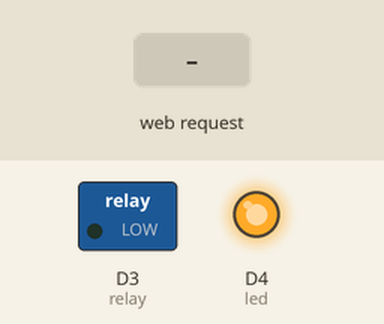
This sketch was run on a simulated ESP8266 (NodeMCU). Parts: switched loads named in the sketch (green lamp = pin HIGH), output pins drawn as LEDs (lit = HIGH). The test bench sets the inputs (shaded band). WiFi joins after 1.5 s; servers stay silent unless stated; what the sketch prints to the serial monitor is not drawn.

Above: at 2.7 s.
2.8 s: HTTP request GET / received
At 3.5 s:
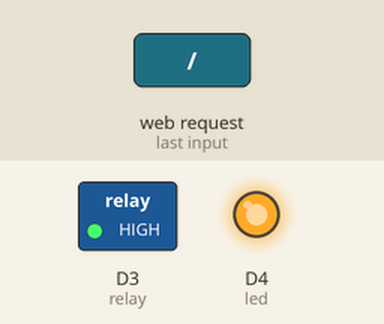
4.3 s: HTTP request GET /0 received
At 4.7 s:
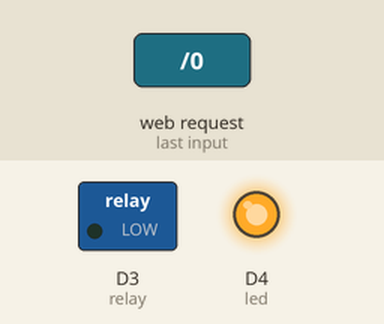
5.8 s: HTTP request GET /1 received
At 7.1 s:
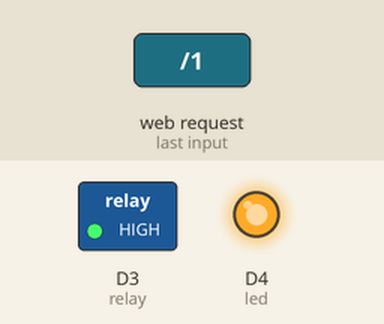
Timing chart, 0 to 8.8 s (numbered marks = the images above; inputs shaded):
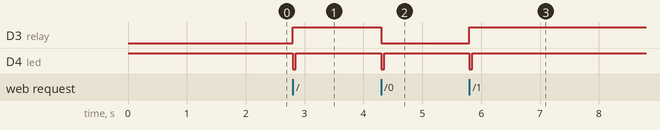

The sketch:

smart_switch.ino
```cpp
// from Arduino>Example>ESP8266WebServer>HelloServer
#include <ESP8266WiFi.h>
#include <WiFiClient.h>
#include <ESP8266WebServer.h>
#include <ESP8266mDNS.h>

const char* ssid = "your_ssid";
const char* password = "your_password";

ESP8266WebServer server(80);

const int led = D4;
const int relay = D3;
const int ON = LOW;
const int OFF = HIGH;

void handleRoot(int cmd) {
  Serial.println("cmd="+ String(cmd));
  digitalWrite(relay, cmd);
  digitalWrite(led, ON);
  server.send(200, "text/plain", "hello from esp8266! cmd="+ String(cmd));
  delay(50);
  digitalWrite(led, OFF);
}

void handleNotFound(){
  digitalWrite(led, 1);
  String message = "File Not Found\n\n";
  message += "URI: ";
  message += server.uri();
  message += "\nMethod: ";
  message += (server.method() == HTTP_GET)?"GET":"POST";
  message += "\nArguments: ";
  message += server.args();
  message += "\n";
  for (uint8_t i=0; i<server.args(); i++){
    message += " " + server.argName(i) + ": " + server.arg(i) + "\n";
  }
  server.send(404, "text/plain", message);
  digitalWrite(led, 0);
}

void setup(void){
  pinMode(led, OUTPUT);
  pinMode(relay, OUTPUT);
  digitalWrite(led, OFF);
  digitalWrite(relay, 0);
  Serial.begin(115200);
  WiFi.mode(WIFI_STA);
  // WiFi.config(IPAddress(192,168,0,250), IPAddress(192,168,0,1), IPAddress(255,255,255,0));
  WiFi.begin(ssid, password);
  Serial.println("");

  // Wait for connection
  while (WiFi.status() != WL_CONNECTED) {
    delay(500);
    Serial.print(".");
  }
  Serial.println("");
  Serial.print("Connected to ");
  Serial.println(ssid);
  Serial.print("IP address: ");
  Serial.println(WiFi.localIP());

  if (MDNS.begin("esp8266")) {
    Serial.println("MDNS responder started");
  }

  server.on("/", [](){ handleRoot(1); });
  server.on("/1", [](){ handleRoot(1); });
  server.on("/0", [](){ handleRoot(0); });
  server.onNotFound(handleNotFound);

  server.begin();
  Serial.println("HTTP server started");
}

void loop(void){
  server.handleClient();
}
```

Measured:
- after the input at 2.8 s, D3 (relay): LOW → HIGH at once; D4 (led): HIGH → LOW at once, → HIGH 0.05 s later
- after the input at 4.3 s, D3 (relay): HIGH → LOW at once; D4 (led): HIGH → LOW at once, → HIGH 0.05 s later
- after the input at 5.8 s, D3 (relay): LOW → HIGH at once; D4 (led): HIGH → LOW at once, → HIGH 0.05 s later
